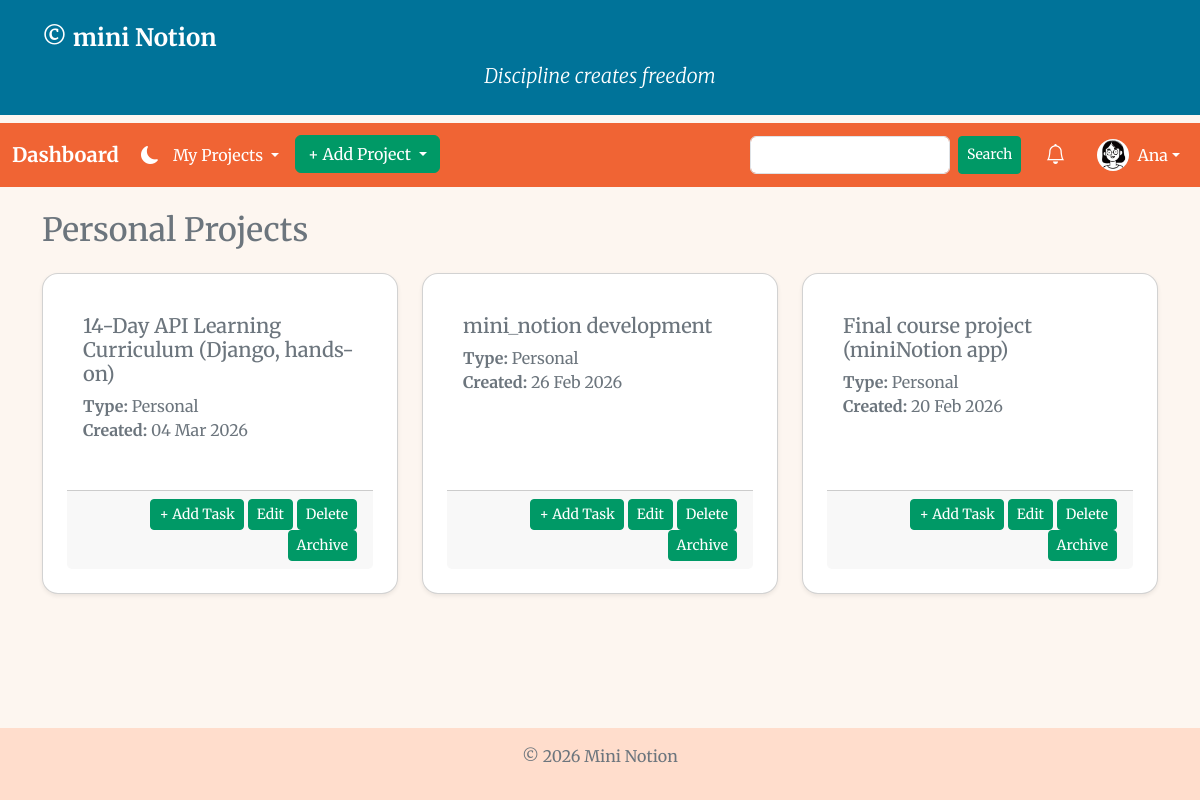
The app's page /projects/personal/ (signed in) with its own data.
### mini_notion/models.py (models this page shows, shortened)
class UserProfile(models.Model):
    SYSTEM_ROLE_CHOICES = [
        ('admin', 'Admin'),
        ('pm', 'Project Manager'),
        ('user', 'User'),
    ]
    user = models.OneToOneField(User, on_delete=models.CASCADE)
    system_role = models.CharField(
        max_length=10,
        choices=SYSTEM_ROLE_CHOICES,
        default='user'
    )
    date_of_birth = models.DateField(null=True, blank=True)
    address = models.TextField(null=True, blank=True)
    drivers_category = models.CharField(max_length=10, null=True, blank=True)
    education_documents = models.FileField(upload_to='education_docs/', null=True, blank=True)
    reminders = models.BooleanField(default=True)
    email_notifications = models.BooleanField(default=True)
    in_app_notifications = models.BooleanField(default=True)
    theme = models.CharField(max_length=10, choices=[('light', 'Light'), ('dark', 'Dark')], default='light')
    default_view = models.CharField(max_length=10, choices=[('list', 'List'), ('grid', 'Grid')], default='list')
    language = models.CharField(max_length=5, choices=[('en', 'English'), ('lt', 'Lithuanian')], default='en')
    photo = models.ImageField(upload_to='profile_photos/', null=True, blank=True)

class Project(models.Model):
    PROJECT_TYPES = [
        ('personal', 'Personal'),
        ('work', 'Work'),
    ]
    title = models.CharField(max_length=200)
    description = models.TextField(blank=True)
    project_type = models.CharField(max_length=20, choices=PROJECT_TYPES)
    due_date = models.DateField(null=True, blank=True, db_index=True)
    owner = models.ForeignKey(
        User,
        on_delete=models.CASCADE,
        related_name='owned_projects'
    )
    members = models.ManyToManyField(
        User,
        through='ProjectMembership',
        related_name='member_projects'
    )
    created_at = models.DateTimeField(auto_now_add=True)
    is_completed = models.BooleanField(default=False)

### mini_notion/views.py (the view)
# urls.py: path('projects/<str:project_type>/', views.projects_list, name='projects_list'),  # list by type
@login_required
def projects_list(request, project_type):
    if project_type not in dict(Project.PROJECT_TYPES):
        raise Http404("Project type not found")
    projects = Project.objects.filter(
        owner=request.user,
        project_type=project_type,
        is_completed=False
    ).order_by('-created_at')
    paginator = Paginator(projects, 3)  # 3 projects per page
    page_number = request.GET.get('page')
    page_obj = paginator.get_page(page_number)
    return render(request, 'mini_notion/projects_list.html', {
        'projects': page_obj,  # pass the page object
        'project_type': project_type,
    })

### mini_notion/context_processors.py (called while the page is built)
def hero_phrase(request):
    return {
        'hero_phrase': random.choice(PHRASES)
    }

def reminders_for_user(request):
    if not request.user.is_authenticated:
        return {}
    reminders = Reminder.objects.filter(
        project__owner=request.user,
        completed=False
    ).order_by('due_time')[:5]
    for r in reminders:
        r.is_overdue = r.due_time < now()
    return {'navbar_reminders': reminders}

### mini_notion/templates/mini_notion/projects_list.html (shortened to what this page needs)
{% extends "mini_notion/base.html" %}
{% load static %}
{% block content %}
<div class="d-flex justify-content-between align-items-center mb-3">
    <h2>{{ project_type|title }} Projects</h2>
</div>
{% if projects %}
<div class="row row-cols-1 row-cols-md-2 row-cols-lg-3 g-4 mb-5">
    {% for project in projects %}
    <div class="col">
        <div class="card h-100 shadow-sm">
            <div class="card-body">
                <h5 class="card-title">
                    <a href="{% url 'project_detail' project.id %}">{{ project.title }}</a>
                </h5>
                <p class="card-text">
                    <strong>Type:</strong> {{ project.project_type|title }}<br>
                    <strong>Created:</strong> {{ project.created_at|date:"d M Y" }}
                </p>
            </div>
            <div class="card-footer text-end d-flex justify-content-between align-items-center">
                {% if project.owner == request.user %}
                <div>
                    <a href="{% url 'add_task' project.id %}" class="btn btn-sm btn-primary">+ Add Task</a>
                    <a href="{% url 'project_detail' project.id %}" class="btn btn-sm btn-warning">Edit</a>
                    <form method="POST" action="{% url 'delete_project' project.id %}" class="d-inline"
                          onsubmit="return confirm('Are you sure you want to delete this project?');">
                        <button type="submit" class="btn btn-sm btn-outline-danger">Delete</button>
                    </form>
                    {% if project.tasks.all %}
                        {% with all_done=True %}
                            <form method="POST" action="{% url 'archive_project' project.id %}" class="d-inline">
                                <button type="submit" class="btn btn-sm btn-success" {% if not all_done %}disabled{% endif %}>
                                    Archive
                                </button>
                            </form>
                        {% endwith %}
                    {% else %}
                        <button class="btn btn-sm btn-success" disabled>Archive</button>
                    {% endif %}
                </div>
                {% else %}
                <span class="text-muted">Read-only</span>
                {% endif %}
            </div>
        </div>
    </div>
    {% endfor %}
</div>
{% else %}
<p class="text-center mt-4">No {{ project_type|title }} projects yet.</p>
{% endif %}
{% endblock %}

### mini_notion/templates/mini_notion/navbar.html (shortened to what this page needs)
{% load static %}
<nav class="navbar navbar-expand-lg navbar-dark" style="background-color: #F06434;">
    <div class="container-fluid">
        <a class="navbar-brand text-white fw-bold" href="{% url 'dashboard' %}">
            Dashboard
        </a>
        <div class="collapse navbar-collapse" id="navbarNav">
            <div class="navbar-left" style="display:flex;align-items:center;">
                <button id="theme-toggle" aria-label="Toggle theme"
                        style="background:none;border:0;cursor:pointer;padding:6px;font-size:18px">
                    <i id="theme-icon" class="bi bi-moon-fill" aria-hidden="true"></i>
                </button>
            </div>
            <ul class="navbar-nav me-auto mb-2 mb-lg-0 gap-2">
                {% if user.is_authenticated %}
                <li class="nav-item dropdown">
                    <a class="nav-link dropdown-toggle text-white" href="#" data-bs-toggle="dropdown">
                        My Projects
                    </a>
                </li>
                <li class="nav-item dropdown">
                    <a class="btn btn-success dropdown-toggle" href="#" data-bs-toggle="dropdown">
                        + Add Project
                    </a>
                </li>
                {% endif %}
            </ul>
            <form class="d-flex my-2 my-lg-0 ms-lg-auto me-lg-3"
                  method="get"
                  action="{% url 'search_results' %}">
                <input class="form-control me-2"
                       style="max-width: 200px;"
                       type="search"
                       name="q"
                       required>
                <button class="btn btn-outline-light btn-sm" type="submit">Search</button>
            </form>
            <ul class="navbar-nav d-flex flex-row align-items-center gap-3 mt-3 mt-lg-0 px-2 px-lg-0">
                {% if user.is_authenticated %}
                <li class="nav-item dropdown">
                    <a class="nav-link text-white" href="#" data-bs-toggle="dropdown">
                        <span class="position-relative d-inline-block">
                            <i class="bi bi-bell fs-5"></i>
                        </span>
                    </a>
                </li>
                <li class="nav-item dropdown">
                    <a class="nav-link dropdown-toggle d-flex align-items-center text-white"
                       href="#" data-bs-toggle="dropdown">
                        {% if user.userprofile.photo %}
                        <img src="{{ user.userprofile.photo.url }}" alt="Profile" class="rounded-circle me-2" width="32"
                             height="32">
                        {% else %}
                        <i class="bi bi-person-circle me-2 fs-5"></i>
                        {% endif %}
                        {{ user.username }}
                    </a>
                </li>
                {% else %}
                <li class="nav-item"><a class="nav-link text-white" href="{% url 'signup' %}">Sign Up</a></li>
                <li class="nav-item"><a class="nav-link text-white" href="{% url 'login' %}">Login</a></li>
                {% endif %}
            </ul>
        </div>
    </div>
</nav>

### mini_notion/static/custom.css (style rules this page uses)
a { color: #007399 !important; text-decoration: none; }
.card a, .card-dashboard a, .table a, .form-control a { color: inherit !important; }
body { background-color: #fdf6f0; color: #6c757d; font-family: 'Merriweather', serif; }
.card, .card-dashboard { background-color: #fff !important; color: #6c757d !important; border-radius: 16px; text-align: left; padding: 1.5rem; max-width: 100%; margin-bottom: 2rem; box-shadow: 0 6px 15px rgba(128, 43, 0, 0.5); }
button.btn, input[type="submit"], input[type="button"], a.btn { background-color: #009966 !important; border-color: #009966 !important; color: #fff !important; }

### mini_notion/templates/mini_notion/navbar.html (style rules this page uses)
#theme-toggle, #theme-toggle .bi, #theme-toggle i { color: #ffffff !important; fill: #ffffff !important; }

### records on screen
Project: title "14-Day API Learning Curriculum (Django, hands-on)", project_type "Personal", created_at "04 Mar 2026", shows "+ Add Task", shows "Archive"
Project: title "mini_notion development", project_type "Personal", created_at "26 Feb 2026", shows "+ Add Task", shows "Archive"
Project: title "Final course project (miniNotion app)", project_type "Personal", created_at "20 Feb 2026", shows "+ Add Task", shows "Archive"

### other values on screen
{{ user.username }} "Ana"
{{ project_type|title }} "Personal"
